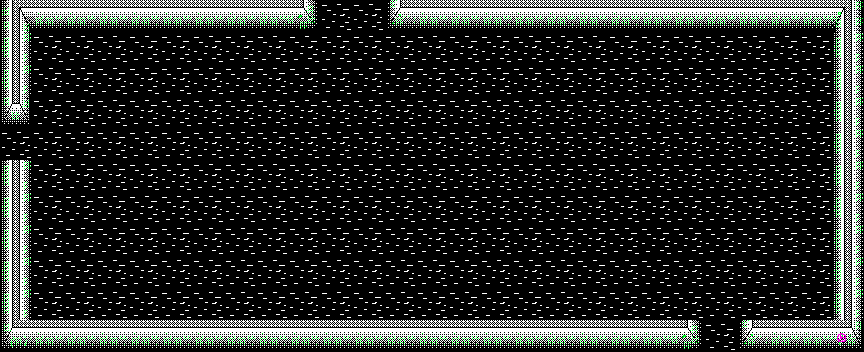

The image is a tile-based game level rendered from a .tmx file. Its description and complete source (layers, tilesets, objects, tile grids) follow:
An orthogonal 27x11 tile map with 32x32 px tiles, 2 tile layers (ground, walls), 2 tilesets.

<map version="1.10" tiledversion="1.10.1" orientation="orthogonal" renderorder="right-down" width="27" height="11" tilewidth="32" tileheight="32" infinite="0" nextlayerid="6" nextobjectid="1">
 <tileset firstgid="1" source="../tileset_gen4.tsx" />
 <tileset firstgid="41" source="../tileset_gen9.tsx" />
 <layer id="1" name="ground" width="27" height="11">
  <data encoding="csv">
54,54,54,54,54,54,54,54,54,54,54,54,54,54,54,54,54,54,54,54,54,54,54,54,54,54,54,
54,54,54,54,54,54,54,54,54,54,54,54,54,54,54,54,54,54,54,54,54,54,54,54,54,54,54,
54,54,54,54,54,54,54,54,54,54,54,54,54,54,54,54,54,54,54,54,54,54,54,54,54,54,54,
54,54,54,54,54,54,54,54,54,54,54,54,54,54,54,54,54,54,54,54,54,54,54,54,54,54,54,
54,54,54,54,54,54,54,54,54,54,54,54,54,54,54,54,54,54,54,54,54,54,54,54,54,54,54,
54,54,54,54,54,54,54,54,54,54,54,54,54,54,54,54,54,54,54,54,54,54,54,54,54,54,54,
54,54,54,54,54,54,54,54,54,54,54,54,54,54,54,54,54,54,54,54,54,54,54,54,54,54,54,
54,54,54,54,54,54,54,54,54,54,54,54,54,54,54,54,54,54,54,54,54,54,54,54,54,54,54,
54,54,54,54,54,54,54,54,54,54,54,54,54,54,54,54,54,54,54,54,54,54,54,54,54,54,54,
54,54,54,54,54,54,54,54,54,54,54,54,54,54,54,54,54,54,54,54,54,54,54,54,54,54,54,
54,54,54,54,54,54,54,54,54,54,54,54,54,54,54,54,54,54,54,54,54,54,54,54,54,54,54
</data>
 </layer>
 <layer id="3" name="walls" width="27" height="11">
  <data encoding="csv">
128,71,71,130,71,71,71,71,130,79,0,0,78,71,71,71,71,71,71,71,71,71,71,71,71,71,74,
72,0,0,0,0,0,0,0,0,0,0,0,0,0,0,0,0,0,0,0,0,0,0,0,0,0,72,
72,0,0,0,0,0,0,0,0,0,0,0,0,0,0,0,0,0,0,0,0,0,0,0,0,0,72,
77,0,0,0,0,0,0,0,0,0,0,0,0,0,0,0,0,0,0,0,0,0,0,0,0,0,72,
0,0,0,0,0,0,0,0,0,0,0,0,0,0,0,0,0,0,0,0,0,0,0,0,0,0,72,
127,0,0,0,0,0,0,0,0,0,0,0,0,0,0,0,0,0,0,0,0,0,0,0,0,0,72,
72,0,0,0,0,0,0,0,0,0,0,0,0,0,0,0,0,0,0,0,0,0,0,0,0,0,72,
72,0,0,0,0,0,0,0,0,0,0,0,0,0,0,0,0,0,0,0,0,0,0,0,0,0,72,
72,0,0,0,0,0,0,0,0,0,0,0,0,0,0,0,0,0,0,0,0,0,0,0,0,0,72,
72,0,0,0,0,0,0,0,0,0,0,0,0,0,0,0,0,0,0,0,0,0,0,0,0,0,72,
75,71,71,71,71,71,71,71,71,71,130,71,71,71,71,71,71,71,71,71,71,79,0,78,71,71,76
</data>
 </layer>
</map>
